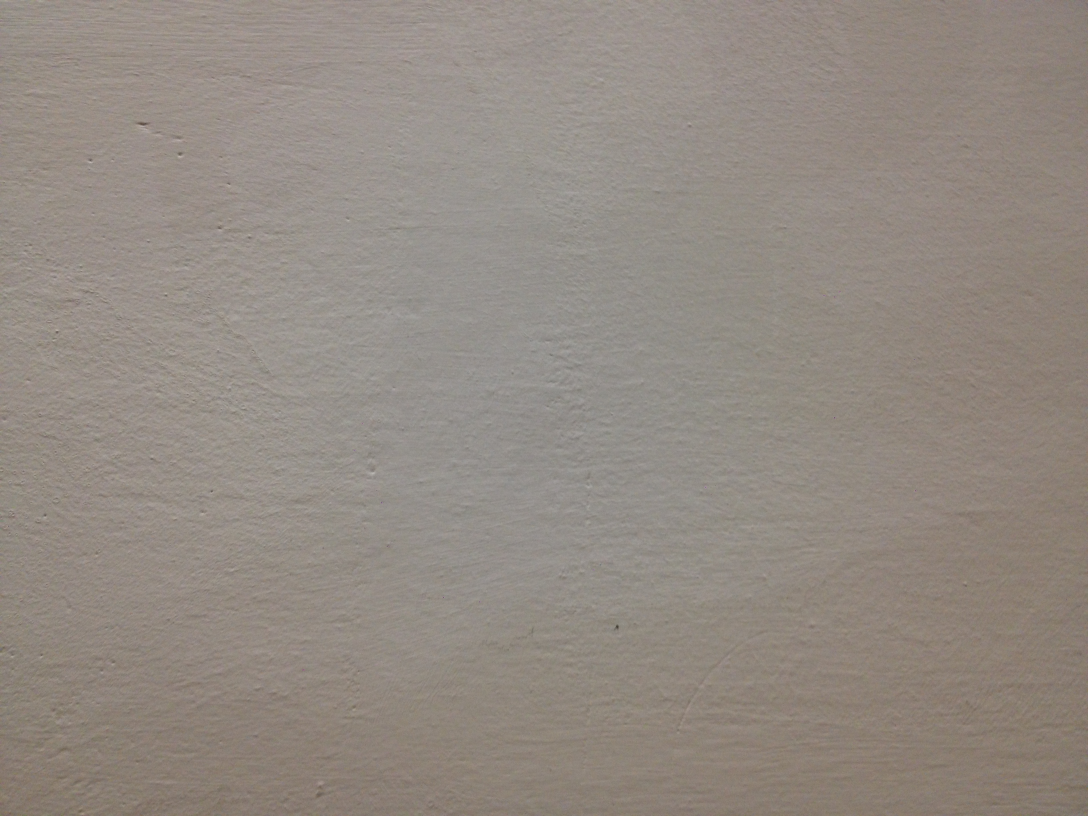
#> input picture prnu_baseline_project/test/data/ff-jpg/Apple_iPhone4s_0_0001.jpg, 3264 x 2448 px (shown at 1/3 size)
$ python -i functions.py   (imports and definitions only)   (older library calls are emulated)
#> lines starting #> are read from the running program, lines starting #| are printed output that depends on the picture
# -*- coding: UTF-8 -*-
"""
@author: Luca Bondi (luca.bondi@polimi.it)
@author: Paolo Bestagini (paolo.bestagini@polimi.it)
@author: Nicolò Bonettini (nicolo.bonettini@polimi.it)
Politecnico di Milano 2018
"""

from multiprocessing import Pool, cpu_count

import numpy as np
import pywt
from numpy.fft import fft2, ifft2
from scipy.ndimage import filters
from sklearn.metrics import roc_curve, auc, accuracy_score
from tqdm import tqdm


class ArgumentError(Exception):
    pass


"""
Extraction functions
"""


def extract_single(im: np.ndarray,
                   levels: int = 4,
                   sigma: float = 5,
                   wdft_sigma: float = 0) -> np.ndarray:
    """
    Extract noise residual from a single image
    :param im: grayscale or color image, np.uint8
    :param levels: number of wavelet decomposition levels
    :param sigma: estimated noise power
    :param wdft_sigma: estimated DFT noise power
    :return: noise residual
    """

    W = noise_extract(im, levels, sigma)
    W = rgb2gray(W)
    W = zero_mean_total(W)
    W_std = W.std(ddof=1) if wdft_sigma == 0 else wdft_sigma
    W = wiener_dft(W, W_std).astype(np.float32)

    return W


def noise_extract(im: np.ndarray, levels: int = 4, sigma: float = 5) -> np.ndarray:
    """
    NoiseExtract as from Binghamton toolbox.

    :param im: grayscale or color image, np.uint8
    :param levels: number of wavelet decomposition levels
    :param sigma: estimated noise power
    :return: noise residual
    """

    assert (im.dtype == np.uint8)
    assert (im.ndim in [2, 3])

    im = im.astype(np.float32)

    noise_var = sigma ** 2

    if im.ndim == 2:
        im.shape += (1,)

    W = np.zeros(im.shape, np.float32)

    for ch in range(im.shape[2]):

        wlet = None
        while wlet is None and levels > 0:
            try:
                wlet = pywt.wavedec2(im[:, :, ch], 'db4', level=levels)
            except ValueError:
                levels -= 1
                wlet = None
        if wlet is None:
            raise ValueError('Impossible to compute Wavelet filtering for input size: {}'.format(im.shape))

        wlet_details = wlet[1:]

        wlet_details_filter = [None] * len(wlet_details)
        # Cycle over Wavelet levels 1:levels-1
        for wlet_level_idx, wlet_level in enumerate(wlet_details):
            # Cycle over H,V,D components
            level_coeff_filt = [None] * 3
            for wlet_coeff_idx, wlet_coeff in enumerate(wlet_level):
                level_coeff_filt[wlet_coeff_idx] = wiener_adaptive(wlet_coeff, noise_var)
            wlet_details_filter[wlet_level_idx] = tuple(level_coeff_filt)

        # Set filtered detail coefficients for Levels > 0 ---
        wlet[1:] = wlet_details_filter

        # Set to 0 all Level 0 approximation coefficients ---
        wlet[0][...] = 0

        # Invert wavelet transform ---
        wrec = pywt.waverec2(wlet, 'db4')
        try:
            W[:, :, ch] = wrec
        except ValueError:
            W = np.zeros(wrec.shape[:2] + (im.shape[2],), np.float32)
            W[:, :, ch] = wrec

    if W.shape[2] == 1:
        W.shape = W.shape[:2]

    W = W[:im.shape[0], :im.shape[1]]

    return W


# [89 lines left out: functions noise_extract_compact, extract_multiple_aligned, cut_ctr, not called in this run]


def wiener_dft(im: np.ndarray, sigma: float) -> np.ndarray:
    """
    Adaptive Wiener filter applied to the 2D FFT of the image
    :param im: multidimensional array
    :param sigma: estimated noise power
    :return: filtered version of input im
    """
    noise_var = sigma ** 2
    h, w = im.shape

    im_noise_fft = fft2(im)
    im_noise_fft_mag = np.abs(im_noise_fft / (h * w) ** .5)

    im_noise_fft_mag_noise = wiener_adaptive(im_noise_fft_mag, noise_var)

    zeros_y, zeros_x = np.nonzero(im_noise_fft_mag == 0)

    im_noise_fft_mag[zeros_y, zeros_x] = 1
    im_noise_fft_mag_noise[zeros_y, zeros_x] = 0

    im_noise_fft_filt = im_noise_fft * im_noise_fft_mag_noise / im_noise_fft_mag
    im_noise_filt = np.real(ifft2(im_noise_fft_filt))

    return im_noise_filt.astype(np.float32)


def zero_mean(im: np.ndarray) -> np.ndarray:
    """
    ZeroMean called with the 'both' argument, as from Binghamton toolbox.
    :param im: multidimensional array
    :return: zero mean version of input im
    """
    # Adapt the shape ---
    if im.ndim == 2:
        im.shape += (1,)

    h, w, ch = im.shape

    # Subtract the 2D mean from each color channel ---
    ch_mean = im.mean(axis=0).mean(axis=0)
    ch_mean.shape = (1, 1, ch)
    i_zm = im - ch_mean

    # Compute the 1D mean along each row and each column, then subtract ---
    row_mean = i_zm.mean(axis=1)
    col_mean = i_zm.mean(axis=0)

    row_mean.shape = (h, 1, ch)
    col_mean.shape = (1, w, ch)

    i_zm_r = i_zm - row_mean
    i_zm_rc = i_zm_r - col_mean

    # Restore the shape ---
    if im.shape[2] == 1:
        i_zm_rc.shape = im.shape[:2]

    return i_zm_rc


def zero_mean_total(im: np.ndarray) -> np.ndarray:
    """
    ZeroMeanTotal as from Binghamton toolbox.
    :param im: multidimensional array
    :return: zero mean version of input im
    """
    im[0::2, 0::2] = zero_mean(im[0::2, 0::2])
    im[1::2, 0::2] = zero_mean(im[1::2, 0::2])
    im[0::2, 1::2] = zero_mean(im[0::2, 1::2])
    im[1::2, 1::2] = zero_mean(im[1::2, 1::2])
    return im


def rgb2gray(im: np.ndarray) -> np.ndarray:
    """
    RGB to gray as from Binghamton toolbox.
    :param im: multidimensional array
    :return: grayscale version of input im
    """
    rgb2gray_vector = np.asarray([0.29893602, 0.58704307, 0.11402090]).astype(np.float32)
    rgb2gray_vector.shape = (3, 1)

    if im.ndim == 2:
        im_gray = np.copy(im)
    elif im.shape[2] == 1:
        im_gray = np.copy(im[:, :, 0])
    elif im.shape[2] == 3:
        w, h = im.shape[:2]
        im = np.reshape(im, (w * h, 3))
        im_gray = np.dot(im, rgb2gray_vector)
        im_gray.shape = (w, h)
    else:
        raise ValueError('Input image must have 1 or 3 channels')

    return im_gray.astype(np.float32)


def threshold(wlet_coeff_energy_avg: np.ndarray, noise_var: float) -> np.ndarray:
    """
    Noise variance theshold as from Binghamton toolbox.
    :param wlet_coeff_energy_avg:
    :param noise_var:
    :return: noise variance threshold
    """
    res = wlet_coeff_energy_avg - noise_var
    return (res + np.abs(res)) / 2


def wiener_adaptive(x: np.ndarray, noise_var: float, **kwargs) -> np.ndarray:
    """
    WaveNoise as from Binghamton toolbox.
    Wiener adaptive flter aimed at extracting the noise component
    For each input pixel the average variance over a neighborhoods of different window sizes is first computed.
    The smaller average variance is taken into account when filtering according to Wiener.
    :param x: 2D matrix
    :param noise_var: Power spectral density of the noise we wish to extract (S)
    :param window_size_list: list of window sizes
    :return: wiener filtered version of input x
    """
    window_size_list = list(kwargs.pop('window_size_list', [3, 5, 7, 9]))

    energy = x ** 2

    avg_win_energy = np.zeros(x.shape + (len(window_size_list),))
    for window_idx, window_size in enumerate(window_size_list):
        avg_win_energy[:, :, window_idx] = filters.uniform_filter(energy,
                                                                  window_size,
                                                                  mode='constant')

    coef_var = threshold(avg_win_energy, noise_var)
    coef_var_min = np.min(coef_var, axis=2)

    x = x * noise_var / (coef_var_min + noise_var)

    return x


# [68 lines left out: functions inten_scale, saturation, inten_sat_compact, not called in this run]


"""
Cross-correlation functions
"""


# [84 lines left out: functions crosscorr_2d, aligned_cc, pce, not called in this run]


"""
Statistical functions
"""


# [52 lines left out: functions stats, gt, not called in this run]

>>> import cv2
>>> picture = cv2.cvtColor(cv2.imread('../test/data/ff-jpg/Apple_iPhone4s_0_0001.jpg'), cv2.COLOR_BGR2RGB)
>>> result = extract_single(picture)
#> after the loop in noise_extract, `for ch in range(im.shape[2]):`:
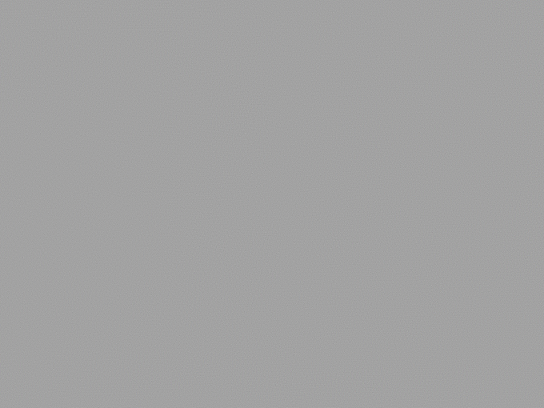
#> W: shape (2448, 3264, 3) float32 (shown at 1/6 size); mean R, G, B 0, 0, 0; drawn with min black and max white
#> after the loop in noise_extract, `for ch in range(im.shape[2]):`:
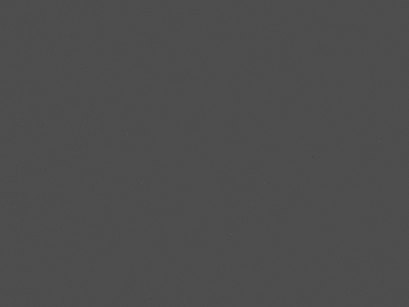
#> wlet_coeff: shape (1227, 1635) float32 (shown at 1/4 size); min -12.66, max 28.93, mean 0; drawn with min black and max white
#> after the loop in noise_extract, `for ch in range(im.shape[2]):`: levels = 4
#> in zero_mean, `ch_mean = im.mean(axis=0).mean(axis=0)`: ch_mean = [-0.00858]
#> in zero_mean, `row_mean = i_zm.mean(axis=1)`: row_mean = 1224 values, max 0.39 at index 22, min -0.252 at index 819, mean -7.06e-09
#> in zero_mean, `col_mean = i_zm.mean(axis=0)`: col_mean = 1632 values, max 0.26 at index 282, min -0.193 at index 1584, mean -8.67e-09
#> in extract_single, `W_std = W.std(ddof=1) if wdft_sigma == 0 else wdft_sigma`: W_std = 2.27
#> in wiener_dft, `noise_var = sigma ** 2`: noise_var = 5.17
#> in wiener_dft, `im_noise_fft_mag = np.abs(im_noise_fft / (h * w) ** .5)`:
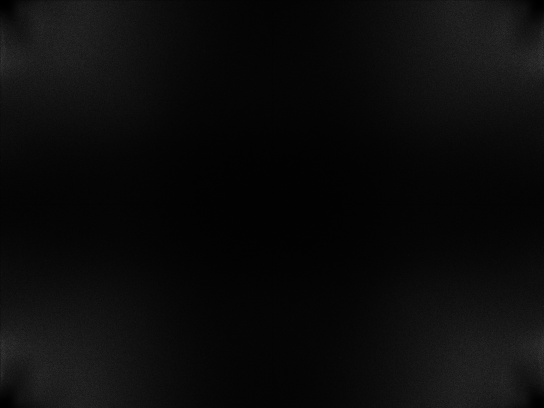
#> im_noise_fft_mag: shape (2448, 3264) float64 (shown at 1/6 size); min 3.56e-09, max 34.79, mean 1.6; drawn with min black and max white
#> in wiener_adaptive (call 37), `energy = x ** 2`:
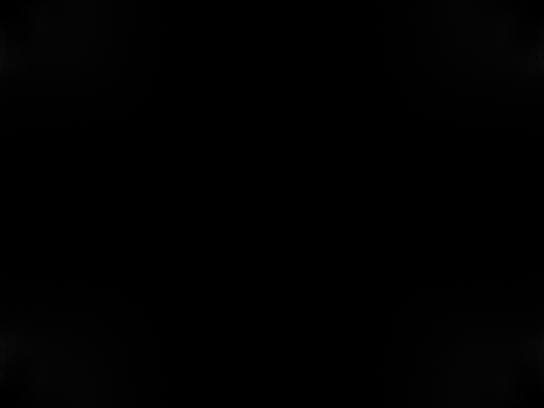
#> energy: shape (2448, 3264) float64 (shown at 1/6 size); min 1.27e-17, max 1210.2, mean 5.2; drawn with min black and max white
#> in wiener_adaptive (call 37), `coef_var_min = np.min(coef_var, axis=2)`:
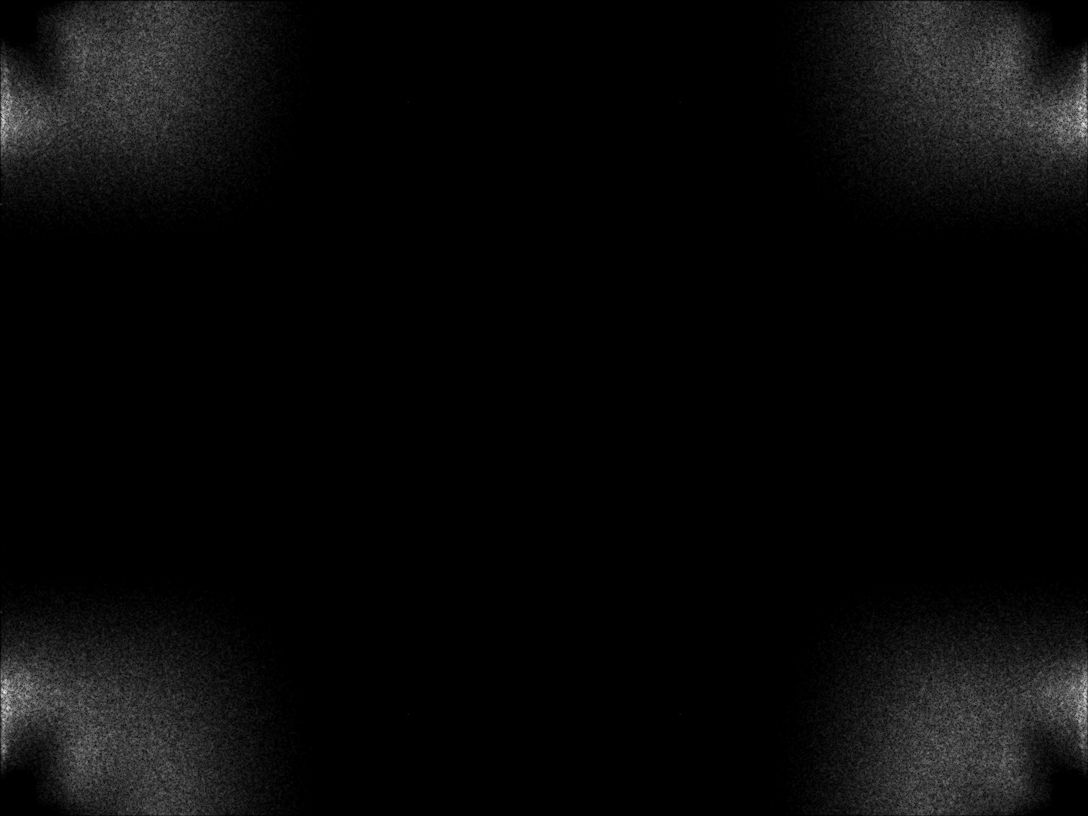
#> coef_var_min: shape (2448, 3264) float64 (shown at 1/3 size); min 0, max 59.25, mean 2.1; drawn with min black and max white
#> in wiener_dft, `zeros_y, zeros_x = np.nonzero(im_noise_fft_mag == 0)`: zeros_y = empty array

$ run again, on prnu_baseline_project/test/data/ff-jpg/Apple_iPhone4s_0_0007.jpg
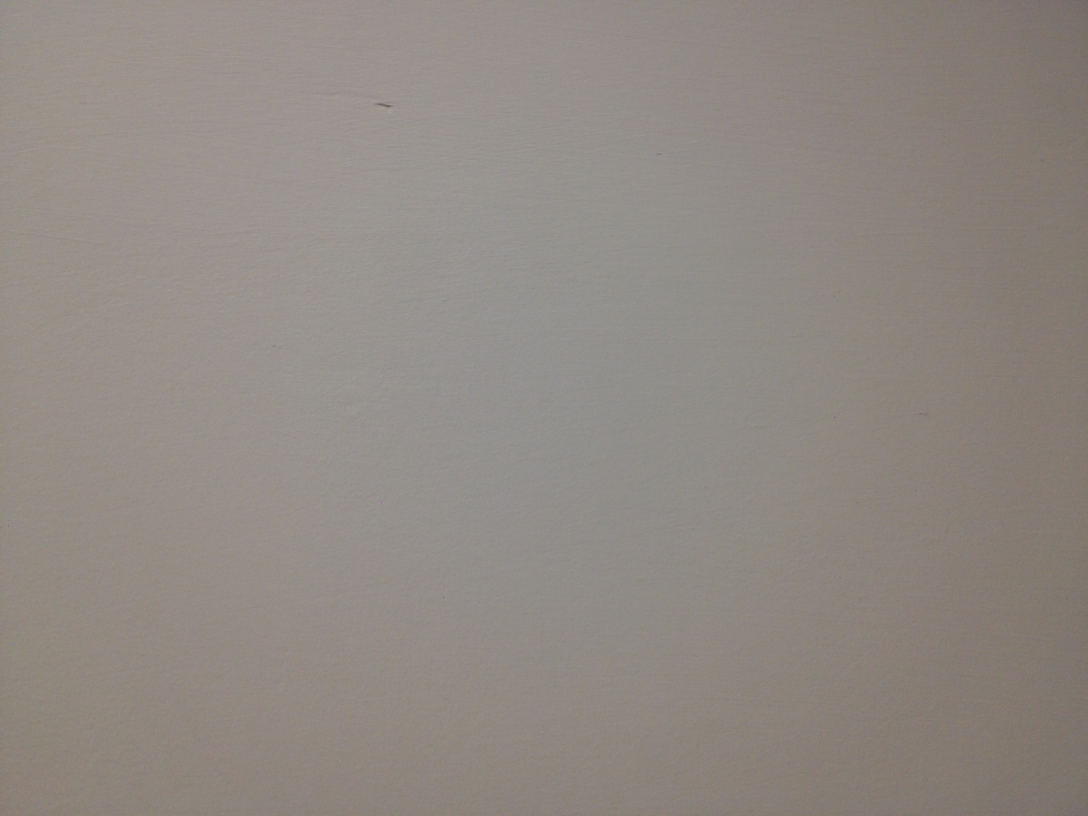
#> input picture prnu_baseline_project/test/data/ff-jpg/Apple_iPhone4s_0_0007.jpg, 3264 x 2448 px (shown at 1/3 size)
#> after the loop in noise_extract, `for ch in range(im.shape[2]):`:
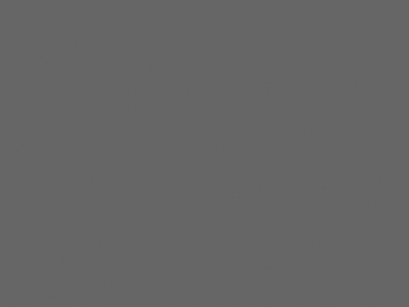
#> wlet_coeff: shape (1227, 1635) float32 (shown at 1/4 size); min -19.39, max 29.02, mean 0; drawn with min black and max white
#> after the loop in noise_extract, `for ch in range(im.shape[2]):`: levels = 4
#> ch_mean = [-0.00916]
#> row_mean = 1224 values, max 0.335 at index 334, min -0.279 at index 473, mean -1.86e-08
#> col_mean = 1632 values, max 0.259 at index 608, min -0.27 at index 1, mean -2.08e-08
#> ch_mean = [0.00306]
#> in zero_mean (call 4), `i_zm = im - ch_mean`:
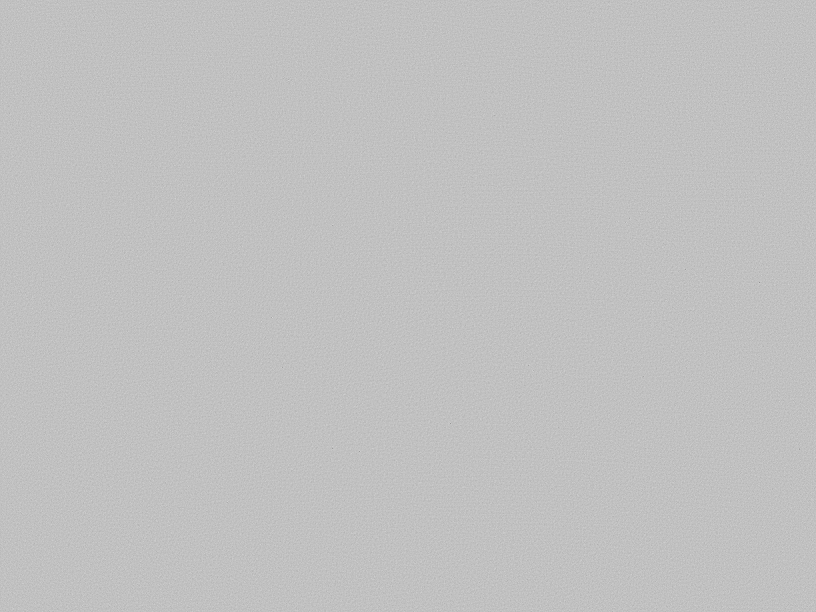
#> i_zm: shape (1224, 1632, 1) float32 (shown at 1/2 size); min -52.77, max 17.01, mean -2.22e-08; drawn with min black and max white
#> row_mean = 1224 values, max 0.335 at index 9, min -0.334 at index 0, mean -2.2e-08
#> col_mean = 1632 values, max 0.273 at index 393, min -0.262 at index 0, mean -2.19e-08
#> W_std = 1.88
#> noise_var = 3.54
#> zeros_y = empty array
